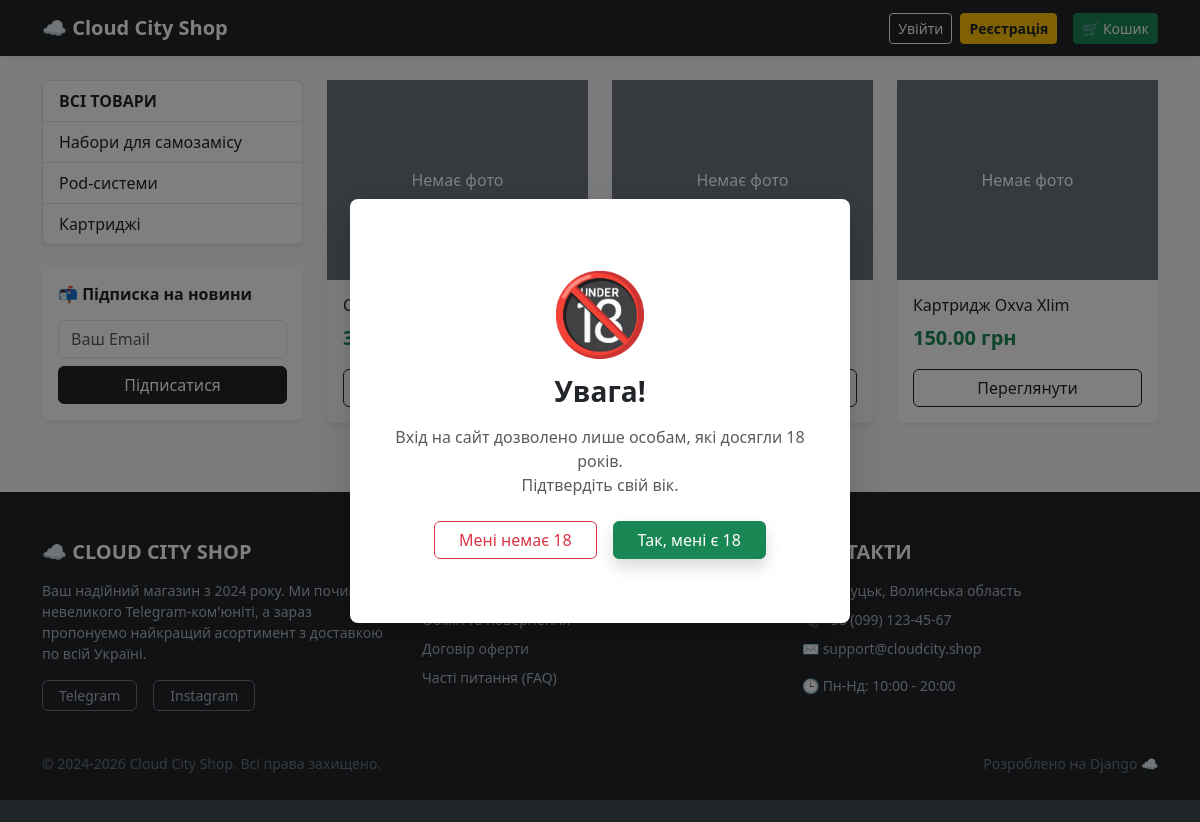
The app's page /, older data.
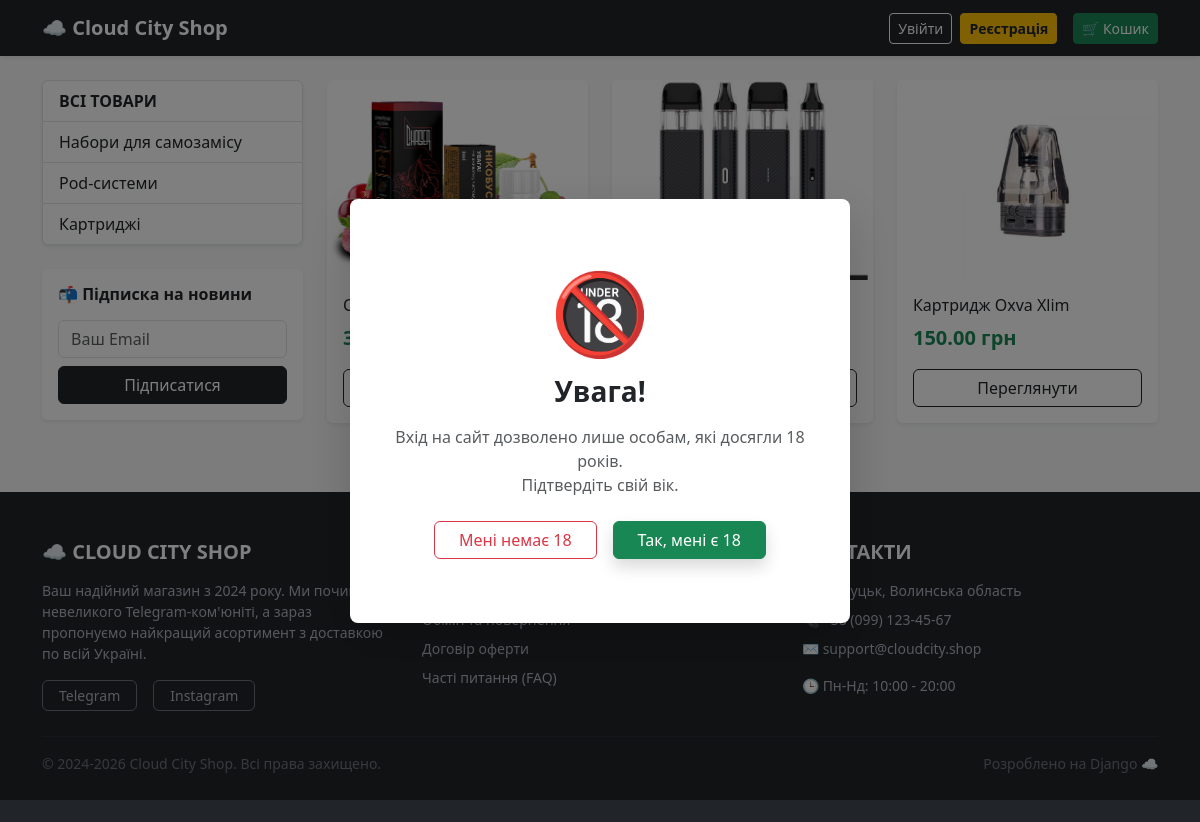
The same page, newer data.
### my_pages/models.py (models this page shows, shortened)
class Category(models.Model):
    name = models.CharField(max_length=100, verbose_name="Назва категорії")

class Product(models.Model):
    category = models.ForeignKey(Category, on_delete=models.CASCADE, verbose_name="Категорія")
    name = models.CharField(max_length=200, verbose_name="Назва товару")
    image = models.ImageField(upload_to='products/', blank=True, null=True, verbose_name="Фото")
    description = models.TextField(blank=True, null=True, verbose_name="Опис")
    price = models.DecimalField(max_digits=10, decimal_places=2, verbose_name="Ціна")

### my_pages/views.py (the view)
# urls.py: path('', views.product_list, name='product_list'),
def product_list(request, category_id=None):
    category = None
    categories = Category.objects.all()
    products = Product.objects.all()
    if category_id:
        category = get_object_or_404(Category, id=category_id)
        products = products.filter(category=category)
    return render(request, 'my_pages/list.html', {
        'category': category,
        'categories': categories,
        'products': products
    })

### my_pages/templates/my_pages/list.html (shortened to what this page needs)
{% extends 'my_pages/base.html' %}
{% block content %}
<div class="row">
    <div class="col-md-3 mb-4">
        <div class="list-group mb-4 shadow-sm">
            <a href="{% url 'product_list' %}" class="list-group-item list-group-item-action text-uppercase fw-bold">Всі товари</a>
            {% for c in categories %}
                <a href="{% url 'category_list' c.id %}" class="list-group-item list-group-item-action">{{ c.name }}</a>
            {% endfor %}
        </div>
        <div class="card p-3 shadow-sm border-0 bg-white">
            <h6 class="fw-bold mb-3">📬 Підписка на новини</h6>
            <form action="{% url 'subscribe' %}" method="post">
                <input type="email" name="email" class="form-control mb-2" placeholder="Ваш Email" required>
                <button type="submit" class="btn btn-dark w-100">Підписатися</button>
            </form>
        </div>
    </div>
    <div class="col-md-9">
        <div class="row row-cols-1 row-cols-md-3 g-4">
            {% for product in products %}
                <div class="col">
                    <div class="card h-100 shadow-sm border-0">
                        {% if product.image %}
                            <img src="{{ product.image.url }}" class="card-img-top" alt="{{ product.name }}" style="height: 200px; object-fit: cover;">
                        {% else %}
                            <div class="bg-secondary text-white d-flex align-items-center justify-content-center" style="height: 200px;">Немає фото</div>
                        {% endif %}
                        <div class="card-body d-flex flex-column">
                            <h5 class="card-title fs-6">{{ product.name }}</h5>
                            <p class="card-text text-success fw-bold fs-5 mt-auto">{{ product.price }} грн</p>
                            <a href="{% url 'product_detail' product.id %}" class="btn btn-outline-dark w-100">Переглянути</a>
                        </div>
                    </div>
                </div>
            {% empty %}
                <div class="col-12">
                    <p class="text-muted">У цій категорії поки немає товарів.</p>
                </div>
            {% endfor %}
        </div>
    </div>
</div>
{% endblock %}

### my_pages/templates/my_pages/base.html (shortened to what this page needs)
<!DOCTYPE html>
<html lang="uk">
<head>
    <link href="https://cdn.jsdelivr.net/npm/bootstrap@5.3.2/dist/css/bootstrap.min.css" rel="stylesheet">
</head>
<body class="bg-light d-flex flex-column min-vh-100">
    <nav class="navbar navbar-expand-lg navbar-dark bg-dark mb-4 shadow-sm">
        <div class="container">
            <a class="navbar-brand fw-bold" href="{% url 'product_list' %}">☁️ Cloud City Shop</a>
            <div class="ms-auto d-flex gap-2 align-items-center">
                {% if user.is_authenticated %}
                    <a href="{% url 'profile' %}" class="btn btn-outline-light btn-sm">👤 Кабінет ({{ user.username }})</a>
                    <form action="{% url 'logout' %}" method="post" class="m-0">
                        {% csrf_token %}
                        <button type="submit" class="btn btn-danger btn-sm">Вийти</button>
                    </form>
                {% else %}
                    <a href="{% url 'login' %}" class="btn btn-outline-light btn-sm">Увійти</a>
                    <a href="{% url 'register' %}" class="btn btn-warning btn-sm text-dark fw-bold">Реєстрація</a>
                {% endif %}
                <a href="{% url 'cart_detail' %}" class="btn btn-success btn-sm ms-2">🛒 Кошик</a>
            </div>
        </div>
    </nav>
    <div class="container flex-grow-1">
        {% block content %}
        {% endblock %}
    </div>
    <footer class="site-footer py-5 mt-5">
        <div class="container">
            <div class="row gy-4">
                <div class="col-lg-4 col-md-6">
                    <h5 class="fw-bold text-uppercase mb-3">☁️ Cloud City Shop</h5>
                    <p class="small">Ваш надійний магазин з 2024 року. Ми починали з невеликого Telegram-ком'юніті, а зараз пропонуємо найкращий асортимент з доставкою по всій Україні.</p>
                    <div class="d-flex gap-3 mt-3">
                        <a href="#" class="social-btn rounded px-3 py-1 small">Telegram</a>
                        <a href="#" class="social-btn rounded px-3 py-1 small">Instagram</a>
                    </div>
                </div>
                <div class="col-lg-4 col-md-6">
                    <h5 class="fw-bold text-uppercase mb-3">Клієнтам</h5>
                    <ul class="list-unstyled small">
                        <li class="mb-2"><a href="#">Доставка та оплата</a></li>
                        <li class="mb-2"><a href="#">Обмін та повернення</a></li>
                        <li class="mb-2"><a href="#">Договір оферти</a></li>
                        <li class="mb-2"><a href="#">Часті питання (FAQ)</a></li>
                    </ul>
                </div>
                <div class="col-lg-4 col-md-12">
                    <h5 class="fw-bold text-uppercase mb-3">Контакти</h5>
                    <ul class="list-unstyled small">
                        <li class="mb-2">📍 м. Луцьк, Волинська область</li>
                        <li class="mb-2">📞 +38 (099) 123-45-67</li>
                        <li class="mb-2">✉️ support@cloudcity.shop</li>
                        <li class="mb-2 mt-3">🕒 Пн-Нд: 10:00 - 20:00</li>
                    </ul>
                </div>
            </div>
            <hr class="mt-4 mb-3">
            <div class="row align-items-center">
                <div class="col-md-6 text-center text-md-start small bottom-text">© 2024-2026 Cloud City Shop. Всі права захищено.</div>
                <div class="col-md-6 text-center text-md-end small bottom-text mt-2 mt-md-0">Розроблено на Django ☁️</div>
            </div>
        </div>
    </footer>
    <div class="modal fade" id="ageVerificationModal" tabindex="-1" aria-labelledby="ageModalLabel" aria-hidden="true" data-bs-backdrop="static" data-bs-keyboard="false">
        <div class="modal-dialog modal-dialog-centered">
            <div class="modal-content text-center py-5 shadow-lg border-0">
                <div class="modal-body">
                    <h1 class="display-1 mb-3">🔞</h1>
                    <h3 class="fw-bold mb-3">Увага!</h3>
                    <p class="text-muted mb-4 px-3">Вхід на сайт дозволено лише особам, які досягли 18 років. <br> Підтвердіть свій вік.</p>
                    <div class="d-flex justify-content-center gap-3">
                        <button type="button" class="btn btn-outline-danger px-4" id="btn-no-18">Мені немає 18</button>
                        <button type="button" class="btn btn-success px-4 shadow" id="btn-yes-18">Так, мені є 18</button>
                    </div>
                </div>
            </div>
        </div>
    </div>
</body>
</html>

### my_pages/templates/my_pages/base.html (style rules this page uses)
.site-footer { background-color: #212529; color: #ffffff; }
.site-footer h5 { color: #ffffff; }
.site-footer p, .site-footer ul li { color: #adb5bd; }
.site-footer a { color: #adb5bd; text-decoration: none; }
.site-footer hr { border-color: #495057; }
.site-footer .bottom-text { color: #6c757d; }
.social-btn { color: #ffffff; border: 1px solid #6c757d; }

Row changes from the older to the newer data that the page shows:
changed Product "Chaser Bali Triple Berry 30ml": image: picture added; no longer shows "Немає фото"
changed Product (number 2 of 3 on the later page): image: picture added; no longer shows "Немає фото"
changed Product "Картридж Oxva Xlim": image: picture added; no longer shows "Немає фото"
